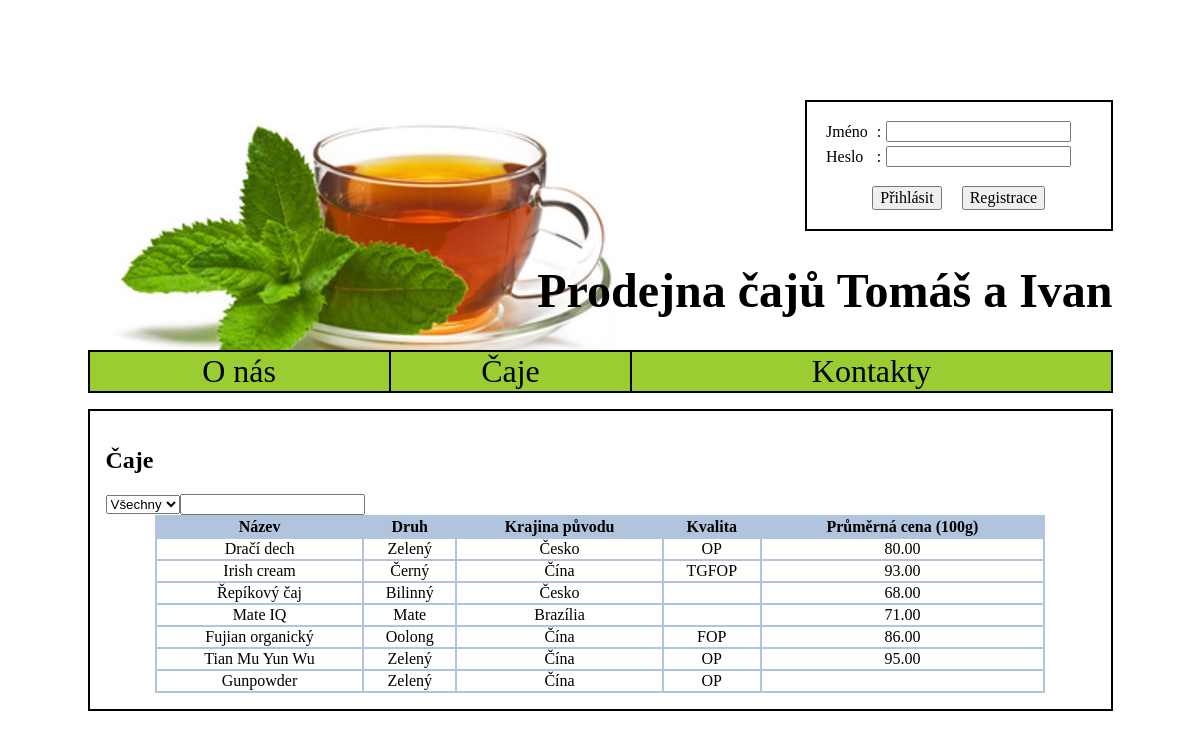
The app's page /caje.php with its own data.
### tables this page shows
create table Caj(
  pk INT NOT NULL AUTO_INCREMENT,
  nazov VARCHAR(50) NOT NULL,
  druh VARCHAR(50),
  krajinaPovodu VARCHAR(50),
  kvalita VARCHAR(5),
  chut VARCHAR(500),
  dobaLuhovania NUMERIC(2, 0),
  zdravotneUcinky VARCHAR(500),
  cajovaoblast_pk INT,
  dodavatel_pk INT NOT NULL,
  PRIMARY KEY(pk)
);

### caje.php (the view, shortened to what this page needs)
<!DOCTYPE HTML PUBLIC "-//W3C//DTD HTML 4.01 Transitional//EN">
<html>
<head>
<link rel="stylesheet" href="style.css" type="text/css" >
</head>
<body>
    <div id="main">
        <?php require_once 'header.php' ?>
        <?php require_once 'menu.php' ?>
        <div id="content">
            <h2>Čaje</h2>
            <div id="filter">
            <?php
            $types = array();
            array_push($types, "");
            $result = $db->query('SELECT * FROM Caj');
            while($row = $result->fetch_assoc()) {
                $type = $row['druh'];
                if (!in_array($type, $types))
                    array_push($types, $type);
            }
            echo '<select id="typeFilter" onchange="filter()">';
            foreach ($types as $type)
            {
                echo '<option value="' . $type . '">' . (empty($type) ? 'Všechny' : $type) . '</option>';
            }
            echo '</select>';
            echo '<input type="text" id="nameFilter" oninput="filter()">'
            ?>
            </div>
            <table id="teaTable">
                <tr>
                    <th>Název</th>
                    <th>Druh</th>
                    <th>Krajina původu</th>
                    <th>Kvalita</th>
                    <th>Průměrná cena (100g)</th>
                </tr>
                <?php
                    $result = $db->query('SELECT c.*, ROUND(AVG(v.cena), 2) as cena FROM Caj AS c LEFT JOIN Varka AS v ON c.pk = v.caj_pk GROUP BY c.pk');
                    while($row = $result->fetch_assoc()) {
                        echo '<tr class="teaTableRow" onmouseover=\'changeRowColor(this, true)\' onmouseout=\'changeRowColor(this, false)\' onclick=\'showTea("caj.php?id=' . $row['pk'] . '")\'>';
                        echo '<td>' . $row['nazov'] . '</td>';
                        echo '<td>' . $row['druh'] . '</td>';
                        echo '<td>' . $row['krajinaPovodu'] . '</td>';
                        echo '<td>' . $row['kvalita'] . '</td>';
                        echo '<td>' . $row['cena'] . '</td>';
                        echo '</tr>';
                    }
                ?>
            </table>
        </div>
    </div>
</body>
</html>

### style.css (style rules this page uses)
#main { width: 1025px; margin: auto; background-color: white; }
#content { padding: 1em; border: 2px solid black; }
#teaTable { margin-left: auto; margin-right: auto; width: 90%; background-color: #b0c4de; }
.teaTableRow { background-color: #ffffff; }
.teaTableRow td { text-align: center; }

### records on screen
caj: nazov "Dračí dech", druh "Zelený", krajinaPovodu "Česko", kvalita "OP", cena "80.00"
caj: nazov "Irish cream", druh "Černý", krajinaPovodu "Čína", kvalita "TGFOP", cena "93.00"
caj: nazov "Řepíkový čaj", druh "Bilinný", krajinaPovodu "Česko", cena "68.00"
caj: nazov "Mate IQ", druh "Mate", krajinaPovodu "Brazília", cena "71.00"
caj: nazov "Fujian organický", druh "Oolong", krajinaPovodu "Čína", kvalita "FOP", cena "86.00"
caj: nazov "Tian Mu Yun Wu", druh "Zelený", krajinaPovodu "Čína", kvalita "OP", cena "95.00"
caj: nazov "Gunpowder", druh "Zelený", krajinaPovodu "Čína", kvalita "OP"
